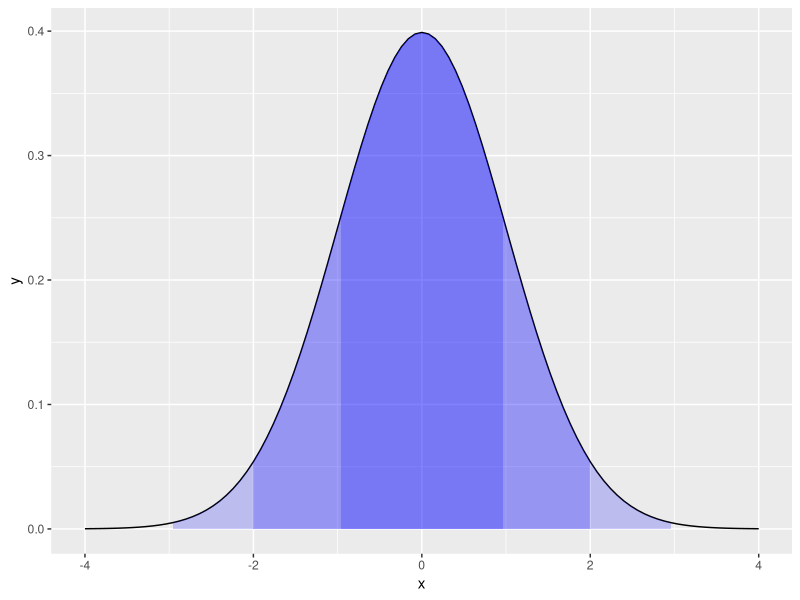

Generate this figure with R:
## ---- chunk 1
library(ggplot2)
limitRange <- function(fun, min, max) {
  function(x) {
    y <- fun(x)
    y[x < min  |  x > max] <- NA
    return(y)
  }
}

ggplot(data.frame(x=c(-4, 4)), aes(x=x)) + stat_function(fun = dnorm) +
  stat_function(fun = limitRange(dnorm, -1, 1),
                geom="area", fill="blue", alpha=0.2)+
  stat_function(fun = limitRange(dnorm, -2, 2),
                geom="area", fill="blue", alpha=0.2)+
  stat_function(fun = limitRange(dnorm, -3, 3),
                geom="area", fill="blue", alpha=0.2)
